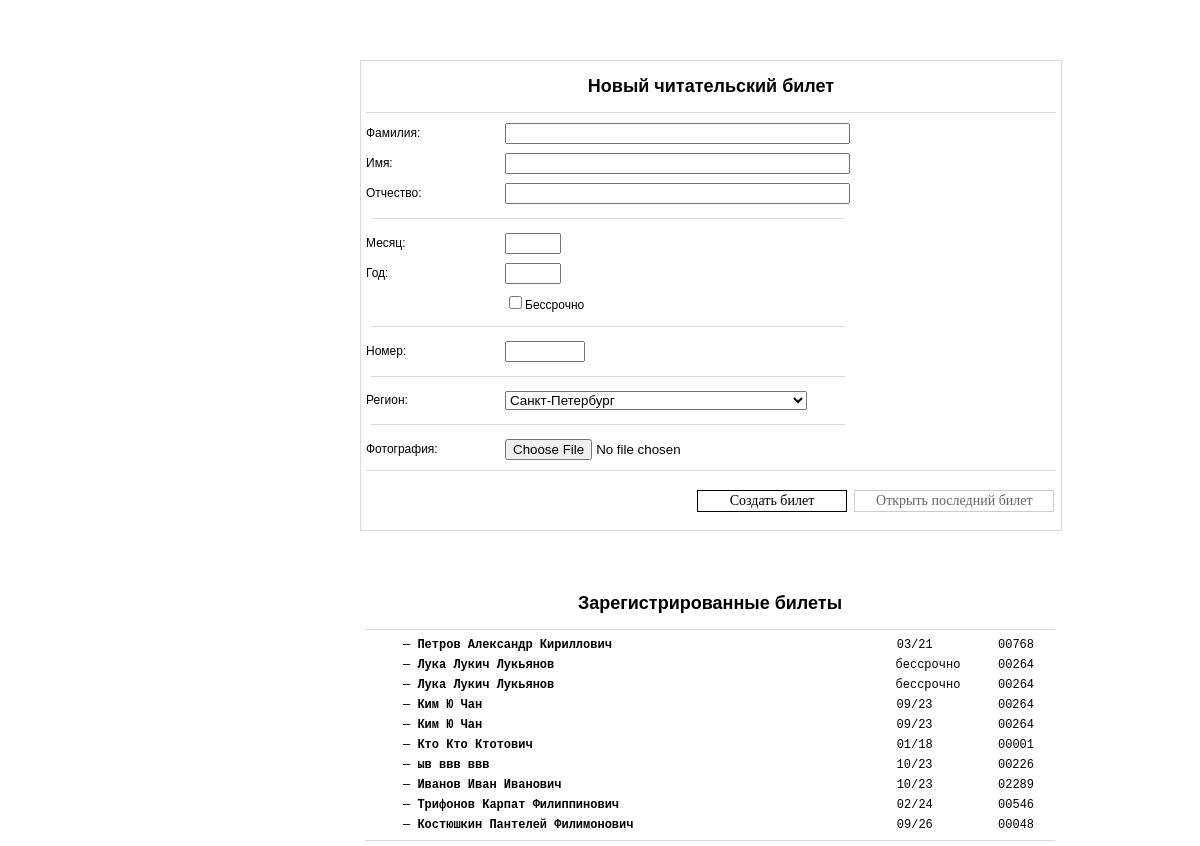
/admincp/index.php (signed in), run on the app's committed database.
### tables this page shows
CREATE TABLE IF NOT EXISTS `ticket_people` (
  `id` smallint(5) unsigned NOT NULL AUTO_INCREMENT,
  `fam` char(64) NOT NULL,
  `name` char(64) NOT NULL,
  `otch` char(64) NOT NULL,
  `month` tinyint(2) unsigned NOT NULL,
  `year` tinyint(2) unsigned NOT NULL,
  `barnum` char(13) NOT NULL,
  PRIMARY KEY (`id`)
);

### admincp/index.php (the view, shortened to what this page needs)
<!DOCTYPE html PUBLIC "-//W3C//DTD XHTML 1.0 Transitional//EN" "http://www.w3.org/TR/xhtml1/DTD/xhtml1-transitional.dtd">
<html lang="ru">
<head>
<link rel="stylesheet" href="admin.css" media="all"/>
</head>
<body>
<div id="create">
<h2>Новый читательский билет</h2>
<hr />
<form action="" method="post" name="form" id="form" enctype="multipart/form-data">
	<table cellspacing="1" cellpadding="4">
	<tr>
		<td width="100">Фамилия:</td>
			<td width="300"><input type="text" name="fam" id="fam" size="40" autocomplete="off" required pattern="[а-яА-Я]+" oninput="validatefam(this)" value="<? echo $_POST['fam']; ?>" /></td>
	</tr>
	<tr>
		<td width="100">Имя:</td>
			<td width="300"><input type="text" name="name" id="name" size="40" autocomplete="off" required pattern="[а-яА-Я]+" oninput="validatename(this)" value="<? echo $_POST['name']; ?>" /></td>
	</tr>
	<tr>
		<td width="100">Отчество:</td>
			<td width="300"><input type="text" name="otch" id="otch" size="40" autocomplete="off" required pattern="[а-яА-Я]+" oninput="validateotch(this)" value="<? echo $_POST['otch']; ?>" /></td>
	</tr>
	<tr><td colspan="2"><hr /></td></tr>
    <tr>
    	<td width="100">Месяц:</td>
            <td width="50"><input type="number" min="1" max="12" name="month" id="month" size="2" autocomplete="off" value="<? echo $_POST['month']; ?>" /></td>
    <tr>
        <td width="100">Год:</td>
            <td width="50"><input type="number" min="18" max="99" name="year" id="year" size="2" autocomplete="off" value="<? echo $_POST['year']; ?>" /></td>
    </tr>
        <td></td>
        <td><input type="checkbox" name="cardunlim" value="cardunlim" onclick="hideDate(this.form)" />Бессрочно</td>
    </tr>
	<tr><td colspan="2"><hr /></td></tr>
	<tr>
		<td width="100">Номер:</td>
			<td width="30"><input type="number" min="1" max="99999" name="barnum" id="barnum" size="5" autocomplete="off" required value="<? echo $_POST['barnum']; ?>" /></td>
	</tr>
    <tr><td colspan="2"><hr /></td></tr>
    <tr>
        <td width="100">Регион:</td>
            <td width="30">
            <select name="region">
                <?
                    $res = mysql_query('SELECT `region`, `code` FROM `ticket_region`');
                    while($row = mysql_fetch_assoc($res)){
                ?>
                        <option <?php if($row['code'] == '78'){echo("selected");}?> value="<?=$row['code']?>"><?=$row['region']?></option>
                <?
                    }
                ?>
            </select>
            </td>
    </tr>
	<tr><td colspan="2"><hr /></td></tr>
	<tr>
		<td width="130">Фотография:</td>
			<td width="30"><input type="file" name="photo" size="12" required /></td>
	</tr>
	</table>
	<tr><td colspan="2"><hr /></td></tr>
	<br />
<?  $row = mysql_fetch_array(mysql_query("SELECT * FROM `ticket_config`"));
	$homepage = $row['homepage'];
?>
	<input type="submit" id="create_ticket" value="Создать билет" name="create_ticket" />
    <input type="button" id="open_ticket" value="Открыть последний билет" onclick="JavaScript:window.open('<?echo $homepage;?>','subwindow','height=626,width=880');" />
</form>
</div>
<div id="people">
    <h2>Зарегистрированные билеты</h2>
    <hr />
<?
        $getcurrent = mysql_query("SELECT * FROM `ticket_people` ORDER BY `id` DESC");
        while($r=mysql_fetch_array($getcurrent)){
            extract($r);
            $barnum_array = str_split($barnum);
            if ($month <= '9'){$month = '0'.$month;}
            if ($month == '0'){$month = 'бессрочно';$year='';} else {$month = $month.'/';}
?>
            <table id="peoplelist">
                <tr onclick="JavaScript:window.open('ticket_<?echo $barnum?>.php','subwindow','width=748,width=1054');">
                    <td width="550" style="text-indent:40px;">— <strong><?echo $fam?> <?echo $name?> <?echo $otch?></strong></td>
                    <td width="100"><?echo $month?><?echo $year?></td>
                    <td width="60"><?echo $barnum_array[7].$barnum_array[8].$barnum_array[9].$barnum_array[10].$barnum_array[11]?></td>
                </tr>
            </table>
        <?}?>
<hr />
</div><div class="error-box"></div>
</body>
</html>

### admincp/admin.css (style rules this page uses)
body { color: #000000; font-family: Arial, Trebuchet MS, Verdana, Tahoma, Sans-Serif; font-size: 12px; margin:4% 30% 0 30%; }
#create { position: absolute; top: 60px; width: 700px; text-indent:70px; border:1px solid #DADADA; }
#people { position: absolute; margin: 530px 0 40px 0; width: 700px; }
#peoplelist { width: 700px; font-family: courier; color:#000; }
h2 { text-align:center; text-indent:0px; }
hr { height: 0px; border: 0px; border-bottom: 1px solid #DADADA; margin: 5px 5px 5px 5px; }
#create_ticket { background-color:#fff; border:1px solid #000; height:22px; width:150px; margin:0 0 18px 336px; font-family: 'tahoma'; font-size:14px; font-weight:500; }
#open_ticket { background-color:#fff; border:1px solid #ccc; height:22px; width:200px; margin:0 0 18px 4px; font-family: 'tahoma'; font-size:14px; font-weight:400; color:#666; }

### data on the page
ticket_people: fam "Петров", name "Александр", otch "Кириллович", month "03/", year "21", barnum "0", barnum "7", barnum "6", barnum "8"
ticket_people: fam "Лука", name "Лукич", otch "Лукьянов", month "бессрочно", barnum "0", barnum "2", barnum "6", barnum "4"
ticket_people: fam "Лука", name "Лукич", otch "Лукьянов", month "бессрочно", barnum "0", barnum "2", barnum "6", barnum "4"
ticket_people: fam "Ким", name "Ю", otch "Чан", month "09/", year "23", barnum "0", barnum "2", barnum "6", barnum "4"
ticket_people: fam "Ким", name "Ю", otch "Чан", month "09/", year "23", barnum "0", barnum "2", barnum "6", barnum "4"
ticket_people: fam "Кто", name "Кто", otch "Ктотович", month "01/", year "18", barnum "0", barnum "1"
ticket_people: fam "ыв", name "ввв", otch "ввв", month "10/", year "23", barnum "0", barnum "2", barnum "6"
ticket_people: fam "Иванов", name "Иван", otch "Иванович", month "10/", year "23", barnum "0", barnum "2", barnum "8", barnum "9"
ticket_people: fam "Трифонов", name "Карпат", otch "Филиппинович", month "02/", year "24", barnum "0", barnum "5", barnum "4", barnum "6"
ticket_people: fam "Костюшкин", name "Пантелей", otch "Филимонович", month "09/", year "26", barnum "0", barnum "4", barnum "8"

### other printed values
form field region "Санкт-Петербург"
